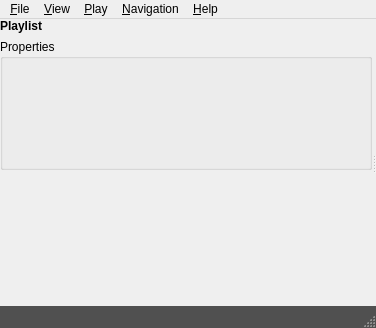
<?xml version="1.0" encoding="UTF-8"?>
<ui version="4.0">
 <class>MainWindow</class>
 <widget class="QMainWindow" name="MainWindow">
  <property name="geometry">
   <rect>
    <x>0</x>
    <y>0</y>
    <width>376</width>
    <height>328</height>
   </rect>
  </property>
  <property name="windowTitle">
   <string>MainWindow</string>
  </property>
  <widget class="QWidget" name="centralwidget">
   <layout class="QVBoxLayout" name="verticalLayout" stretch="0,1,0">
    <property name="spacing">
     <number>0</number>
    </property>
    <property name="leftMargin">
     <number>0</number>
    </property>
    <property name="topMargin">
     <number>0</number>
    </property>
    <property name="rightMargin">
     <number>0</number>
    </property>
    <property name="bottomMargin">
     <number>0</number>
    </property>
    <item>
     <widget class="Selector" name="selector" native="true"/>
    </item>
    <item>
     <widget class="QStackedWidget" name="stackedWidget">
      <property name="currentIndex">
       <number>0</number>
      </property>
      <widget class="QWidget" name="page">
       <layout class="QVBoxLayout" name="verticalLayout_4">
        <property name="leftMargin">
         <number>0</number>
        </property>
        <property name="topMargin">
         <number>0</number>
        </property>
        <property name="rightMargin">
         <number>0</number>
        </property>
        <property name="bottomMargin">
         <number>0</number>
        </property>
        <item>
         <widget class="QSplitter" name="splitter">
          <property name="orientation">
           <enum>Qt::Horizontal</enum>
          </property>
          <widget class="QWidget" name="verticalLayoutWidget">
           <layout class="QVBoxLayout" name="verticalLayout_2" stretch="0,1,1">
            <item>
             <widget class="QLabel" name="label">
              <property name="text">
               <string>&lt;html&gt;&lt;head/&gt;&lt;body&gt;&lt;p&gt;&lt;span style=&quot; font-weight:600;&quot;&gt;Playlist&lt;/span&gt;&lt;/p&gt;&lt;/body&gt;&lt;/html&gt;</string>
              </property>
             </widget>
            </item>
            <item>
             <widget class="QGroupBox" name="propertiesBox">
              <property name="title">
               <string>Properties</string>
              </property>
             </widget>
            </item>
            <item>
             <widget class="VideoWidget" name="videoThumbWidget" native="true"/>
            </item>
           </layout>
          </widget>
          <widget class="QWidget" name="verticalLayoutWidget_2">
           <layout class="QVBoxLayout" name="verticalLayout_3">
            <item>
             <widget class="PlaylistView" name="playlistView" native="true"/>
            </item>
           </layout>
          </widget>
         </widget>
        </item>
       </layout>
      </widget>
      <widget class="QWidget" name="page_2">
       <layout class="QVBoxLayout" name="verticalLayout_5">
        <property name="spacing">
         <number>0</number>
        </property>
        <property name="leftMargin">
         <number>0</number>
        </property>
        <property name="topMargin">
         <number>0</number>
        </property>
        <property name="rightMargin">
         <number>0</number>
        </property>
        <property name="bottomMargin">
         <number>0</number>
        </property>
        <item>
         <widget class="VideoWidget" name="videoWidget" native="true"/>
        </item>
       </layout>
      </widget>
     </widget>
    </item>
    <item>
     <widget class="PlayerWidget" name="player" native="true"/>
    </item>
   </layout>
  </widget>
  <widget class="QMenuBar" name="menubar">
   <property name="geometry">
    <rect>
     <x>0</x>
     <y>0</y>
     <width>376</width>
     <height>21</height>
    </rect>
   </property>
   <widget class="QMenu" name="menu_File">
    <property name="title">
     <string>&amp;File</string>
    </property>
    <widget class="QMenu" name="menu_Recent_Files">
     <property name="title">
      <string>&amp;Recent Files</string>
     </property>
     <addaction name="separator"/>
     <addaction name="action_ClearRecentList"/>
    </widget>
    <addaction name="action_New"/>
    <addaction name="action_Open"/>
    <addaction name="action_Save"/>
    <addaction name="action_SaveAs"/>
    <addaction name="separator"/>
    <addaction name="action_AddMedias"/>
    <addaction name="separator"/>
    <addaction name="menu_Recent_Files"/>
    <addaction name="separator"/>
    <addaction name="action_Exit"/>
   </widget>
   <widget class="QMenu" name="menu_Help">
    <property name="title">
     <string>&amp;Help</string>
    </property>
    <addaction name="action_Tutorial"/>
    <addaction name="separator"/>
    <addaction name="action_About"/>
    <addaction name="action_AboutQt"/>
   </widget>
   <widget class="QMenu" name="menu_View">
    <property name="title">
     <string>&amp;View</string>
    </property>
    <addaction name="action_Minimal"/>
    <addaction name="action_Normal"/>
    <addaction name="action_Full"/>
    <addaction name="separator"/>
    <addaction name="action_ShowPlaylist"/>
    <addaction name="separator"/>
    <addaction name="action_Fullscreen"/>
    <addaction name="action_AlwaysVisible"/>
    <addaction name="separator"/>
    <addaction name="action_Preferences"/>
   </widget>
   <widget class="QMenu" name="menu_Play">
    <property name="title">
     <string>&amp;Play</string>
    </property>
    <addaction name="action_Play"/>
    <addaction name="action_Pause"/>
    <addaction name="action_Stop"/>
   </widget>
   <widget class="QMenu" name="menu_Navigation">
    <property name="title">
     <string>&amp;Navigation</string>
    </property>
    <addaction name="action_Next"/>
    <addaction name="action_Previous"/>
   </widget>
   <addaction name="menu_File"/>
   <addaction name="menu_View"/>
   <addaction name="menu_Play"/>
   <addaction name="menu_Navigation"/>
   <addaction name="menu_Help"/>
  </widget>
  <widget class="QStatusBar" name="statusbar">
   <property name="styleSheet">
    <string notr="true">QStatusBar {
    background-color: rgb(80, 80, 80);
	color: rgb(255, 255, 255);
}</string>
   </property>
  </widget>
  <action name="action_Open">
   <property name="text">
    <string>&amp;Open...</string>
   </property>
   <property name="toolTip">
    <string>Open</string>
   </property>
  </action>
  <action name="action_Exit">
   <property name="text">
    <string>E&amp;xit</string>
   </property>
  </action>
  <action name="action_Preferences">
   <property name="text">
    <string>&amp;Preferences...</string>
   </property>
  </action>
  <action name="action_AlwaysVisible">
   <property name="checkable">
    <bool>true</bool>
   </property>
   <property name="text">
    <string>Always Visible</string>
   </property>
  </action>
  <action name="action_Play">
   <property name="icon">
    <iconset resource="resources.qrc">
     <normaloff>:/icons/yarock/media-play.png</normaloff>:/icons/yarock/media-play.png</iconset>
   </property>
   <property name="text">
    <string>Play</string>
   </property>
   <property name="toolTip">
    <string>Play</string>
   </property>
  </action>
  <action name="action_Stop">
   <property name="icon">
    <iconset resource="resources.qrc">
     <normaloff>:/icons/yarock/media-stop.png</normaloff>:/icons/yarock/media-stop.png</iconset>
   </property>
   <property name="text">
    <string>Stop</string>
   </property>
  </action>
  <action name="action_Next">
   <property name="icon">
    <iconset resource="resources.qrc">
     <normaloff>:/icons/yarock/media-next.png</normaloff>:/icons/yarock/media-next.png</iconset>
   </property>
   <property name="text">
    <string>&amp;Next</string>
   </property>
  </action>
  <action name="action_Previous">
   <property name="icon">
    <iconset resource="resources.qrc">
     <normaloff>:/icons/yarock/media-prev.png</normaloff>:/icons/yarock/media-prev.png</iconset>
   </property>
   <property name="text">
    <string>&amp;Previous</string>
   </property>
  </action>
  <action name="action_AboutQt">
   <property name="text">
    <string>About Qt...</string>
   </property>
  </action>
  <action name="action_About">
   <property name="text">
    <string>About MusicZapper...</string>
   </property>
  </action>
  <action name="action_ClearRecentList">
   <property name="text">
    <string>Clear the Recent List</string>
   </property>
  </action>
  <action name="action_Minimal">
   <property name="checkable">
    <bool>true</bool>
   </property>
   <property name="icon">
    <iconset resource="resources.qrc">
     <normaloff>:/icons/yarock/screen-minimalmode.png</normaloff>:/icons/yarock/screen-minimalmode.png</iconset>
   </property>
   <property name="text">
    <string>&amp;Minimal</string>
   </property>
  </action>
  <action name="action_Normal">
   <property name="checkable">
    <bool>true</bool>
   </property>
   <property name="checked">
    <bool>true</bool>
   </property>
   <property name="icon">
    <iconset resource="resources.qrc">
     <normaloff>:/icons/yarock/screen-normalmode.png</normaloff>:/icons/yarock/screen-normalmode.png</iconset>
   </property>
   <property name="text">
    <string>&amp;Normal</string>
   </property>
  </action>
  <action name="action_Full">
   <property name="checkable">
    <bool>true</bool>
   </property>
   <property name="icon">
    <iconset resource="resources.qrc">
     <normaloff>:/icons/yarock/screen-fullmode.png</normaloff>:/icons/yarock/screen-fullmode.png</iconset>
   </property>
   <property name="text">
    <string>&amp;Full</string>
   </property>
  </action>
  <action name="action_New">
   <property name="text">
    <string>&amp;New</string>
   </property>
  </action>
  <action name="action_Save">
   <property name="text">
    <string>&amp;Save</string>
   </property>
   <property name="toolTip">
    <string>Save</string>
   </property>
  </action>
  <action name="action_SaveAs">
   <property name="text">
    <string>Save &amp;As...</string>
   </property>
   <property name="toolTip">
    <string>Save As</string>
   </property>
  </action>
  <action name="action_AddMedias">
   <property name="text">
    <string>&amp;Add Medias...</string>
   </property>
   <property name="toolTip">
    <string>Add Medias</string>
   </property>
  </action>
  <action name="action_Fullscreen">
   <property name="checkable">
    <bool>true</bool>
   </property>
   <property name="text">
    <string>Fullscreen</string>
   </property>
  </action>
  <action name="action_Pause">
   <property name="icon">
    <iconset resource="resources.qrc">
     <normaloff>:/icons/yarock/media-pause.png</normaloff>:/icons/yarock/media-pause.png</iconset>
   </property>
   <property name="text">
    <string>Pause</string>
   </property>
  </action>
  <action name="action_Tutorial">
   <property name="text">
    <string>Tutorial...</string>
   </property>
  </action>
  <action name="action_ShowPlaylist">
   <property name="icon">
    <iconset resource="resources.qrc">
     <normaloff>:/icons/commute_16x16.png</normaloff>:/icons/commute_16x16.png</iconset>
   </property>
   <property name="text">
    <string>Show Playlist</string>
   </property>
  </action>
 </widget>
 <customwidgets>
  <customwidget>
   <class>VideoWidget</class>
   <extends>QWidget</extends>
   <header>GUI/VideoWidget</header>
   <container>1</container>
  </customwidget>
  <customwidget>
   <class>Selector</class>
   <extends>QWidget</extends>
   <header>GUI/Selector</header>
   <container>1</container>
  </customwidget>
  <customwidget>
   <class>PlayerWidget</class>
   <extends>QWidget</extends>
   <header>GUI/PlayerWidget</header>
   <container>1</container>
  </customwidget>
  <customwidget>
   <class>PlaylistView</class>
   <extends>QWidget</extends>
   <header>GUI/PlaylistView</header>
   <container>1</container>
  </customwidget>
 </customwidgets>
 <resources>
  <include location="resources.qrc"/>
 </resources>
 <connections/>
</ui>
